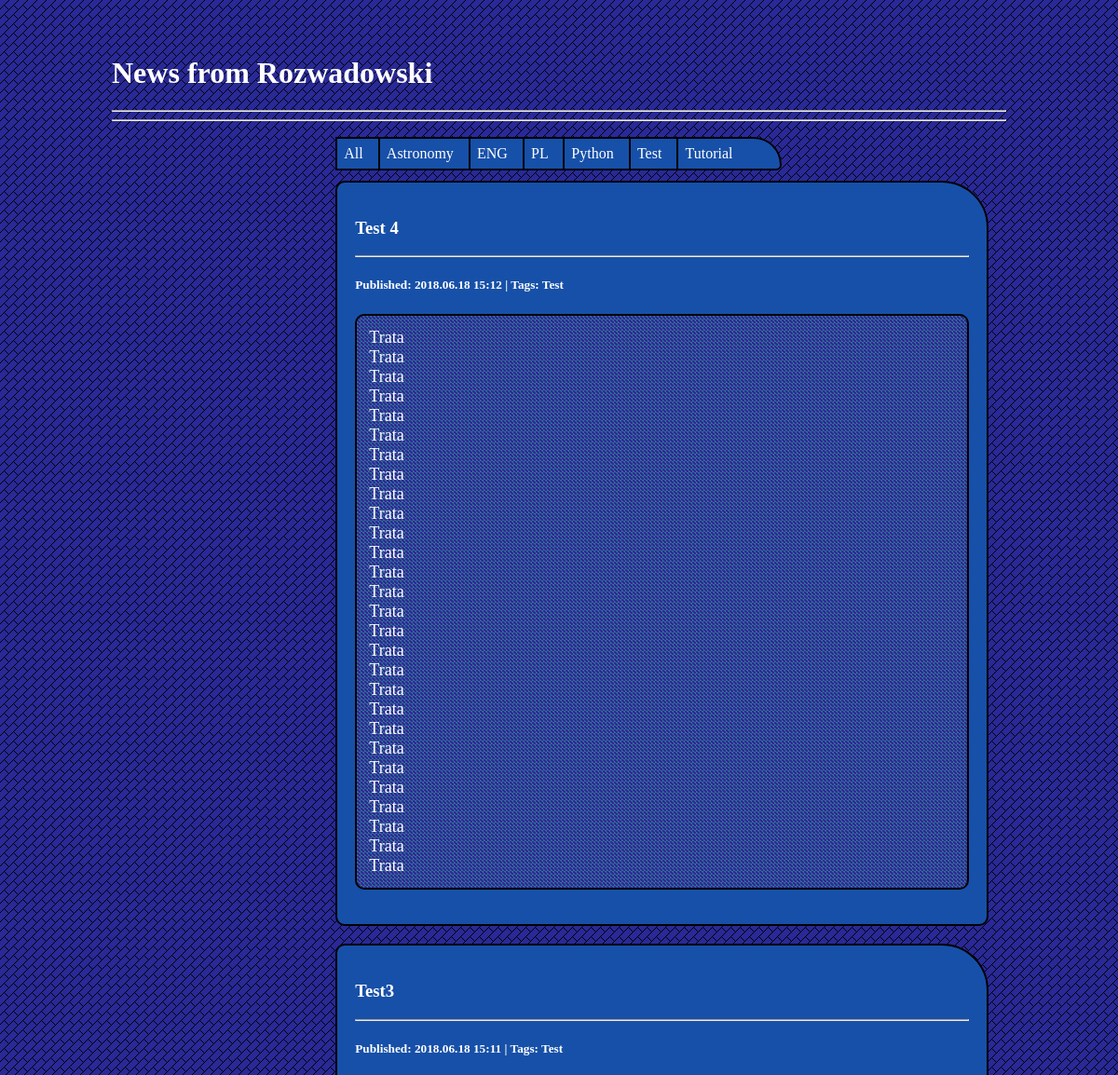
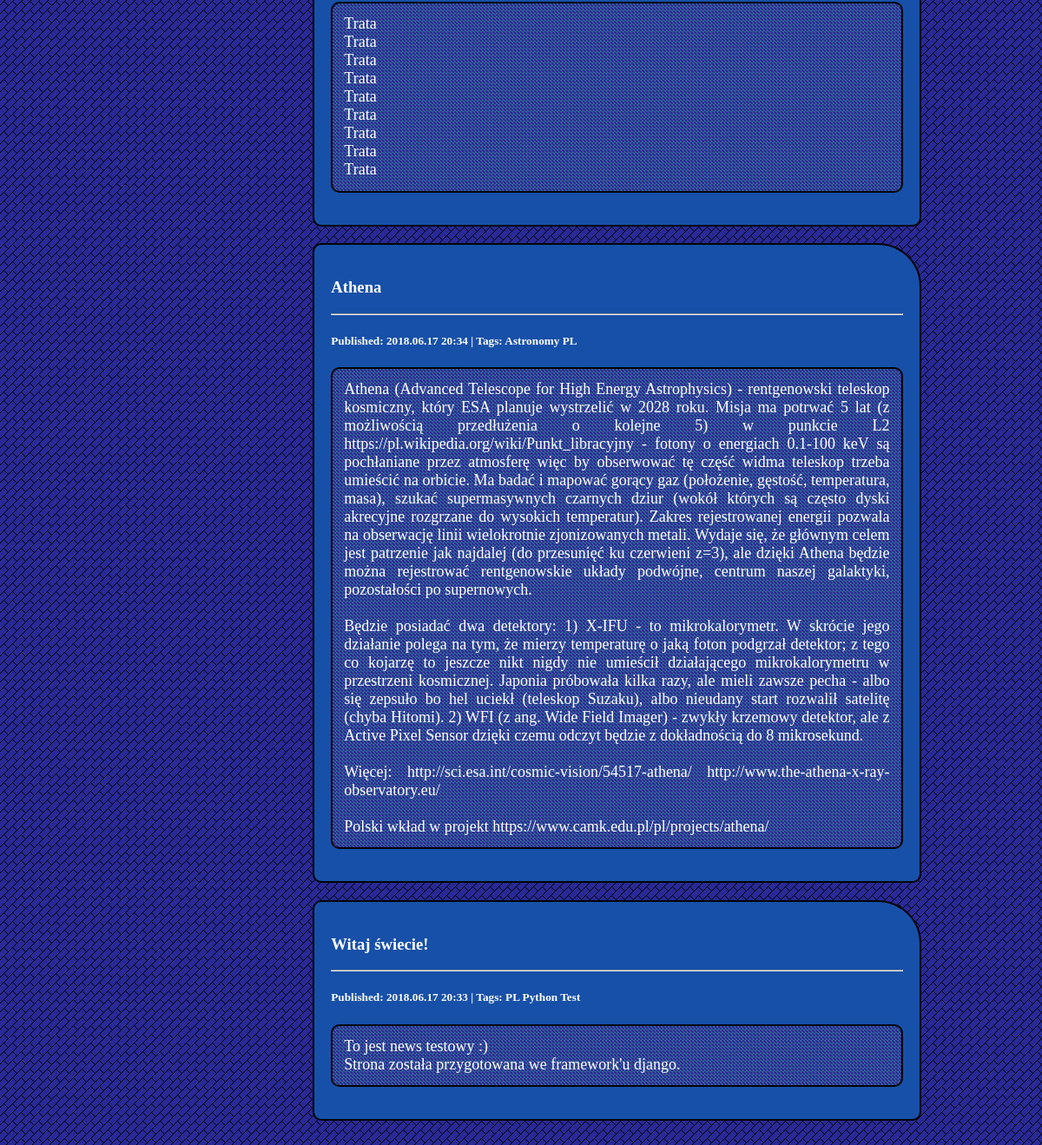
The page / on the database its author committed (2 pictures, top to bottom).
### news/models.py (models this page shows, shortened)
class Category(models.Model):
	name = models.CharField('Nazwa kategorii', max_length=255)
	slug = models.SlugField('Odnośnik', max_length=255, unique=True)
	icon = models.ImageField('Ikonka Kategorii', upload_to='icons', blank=True)
	class Meta:
		verbose_name = "Kategoria"
		verbose_name_plural = "Kategorie"
	def __str__(self):
		return str(self.name)

class News(models.Model):
    title = models.CharField('Tytuł', max_length=255)
    slug = models.SlugField('Odnośnik', max_length=255, unique=True)
    text = models.TextField(verbose_name='Treść')
    posted_date = models.DateTimeField('Data dodania', auto_now_add=False)
    tag = models.ManyToManyField(Category, verbose_name='Kategorie')
    pic = models.ImageField('Obrazek', upload_to='media', blank=True)
    pic_caption = models.CharField(default='Podpis obrazka', max_length=255)
    class Meta:
        verbose_name = "Wiadomość"
        verbose_name_plural = "Wiadomości"
    def __str__(self):
        return str(self.title)

### news/views.py (the view)
# urls.py: url('', views.index),
def index(request):
    news = News.objects.all().order_by('-posted_date',)
    tags = Category.objects.all().order_by('name',)
    tag = []
    for n in news:
        tmp = []
        for i in News.objects.get(title=str(n)).tag.all().order_by('name',):
            tmp.append(str(i))
        tag.append(tmp)
    return render_to_response('index.html',
            {'news': news,'tags': tags,'tag': tag},
            RequestContext(request))

### news/templates/index.html (shortened to what this page needs)
<!DOCTYPE HTML>
<html lang="pl">
	<head>
		{% load static %}
		<link rel="stylesheet" type="text/css" href="{% static 'news/style.css' %}" />
	</head>
	<body>
		<h1>News from Rozwadowski </h1>
		<hr><hr>
		<br>
		<div id="tags">
			<span id="tag"> All </span>
			{% for entry in tags %}
				<span id="tag"> {{ entry.name|safe }} </span>
			{% endfor  %}
		</div>
			{% for entry in news %}
				<div id="post">
					<h3> {{ entry.title }}</h3>
					<hr>
					<h5> Published: {{ entry.posted_date|date:"Y.m.d H:i" }} | Tags:
						{% for t in tag %}
							{% ifequal forloop.counter0 forloop.parentloop.counter0 %}
								{% for tt in t %}
									{{ tt }}
								{% endfor %}
							{% endifequal %}
						{% endfor %}</h5>
					<p> {{ entry.text|safe }} </p>
				</div>
			{% endfor  %}
	</body>
</html>

### news/static/news/style.css (style rules this page uses)
body { background-color: #000000; color: white; background-image: url("background.png"); background-attachment: fixed; margin-top: 5%; margin-right: 10%; margin-bottom: 10%; margin-left: 10%; }
p { background-color: #26C10A; background-image: url("pbackground.png"); border:2px solid black; font-size: 18px; color: black font-family: arial, sans-serif; text-align: justify; padding: 2% 2% 2% 2%; border-top-right-radius: 10px; border-top-left-radius: 10px; border-bottom-left-radius: 10px; border-bottom-right-radius: 10px; }
#post { background-color: #1750A8; margin-top: 2%; margin-right: 2%; margin-bottom: 2%; margin-left: 25%; padding: 2% 2% 2% 2%; border-top-right-radius: 50px; border-top-left-radius: 10px; border-bottom-left-radius: 10px; border-bottom-right-radius: 10px; border:2px solid black; }
#tags { margin-top: 0%; margin-right: 0%; margin-left: 25%; margin-bottom: 0%; padding: 0% 0% 0% 0%; }
#tag { background-color: #1750A8; margin-top: 0%; margin-right: -40px; margin-bottom: 0%; padding: 1% 50px 1% 1%; border-top-right-radius: 50px; border-bottom-right-radius: 10px; border:2px solid black; }

### rows shown on the page
Category: name "Astronomy", t "Astronomy"
Category: name "ENG"
Category: name "PL", t "PL" "PL"
Category: name "Python", t "Python"
Category: name "Test", t "Test" "Test" "Test"
Category: name "Tutorial"
News: title "Test 4", posted_date "2018.06.18 15:12", text "Trata Trata Trata Trata Trata Trata Trata Trata Trata Trata Trata Trata Trata Trata Trata Trata Trata Trata Trata Trata Trata Trata Trata Trata Trata Trata Trata Trata"
News: title "Test3", posted_date "2018.06.18 15:11", text "Trata Trata Trata Trata Trata Trata Trata Trata Trata"
News: title "Athena", posted_date "2018.06.17 20:34", text "Athena (Advanced Telescope for High Energy Astrophysics) - rentgenowski teleskop kosmiczny, który ESA planuje wystrzelić w 2028 roku. Misja ma potrwać 5 lat (z możliwością przedłużenia o kolejne 5) w punkcie L2 https://pl.wikipedia.org/wiki/Punkt_libracyjny - fotony o energiach 0.1-100 keV są pochłaniane przez atmosferę więc by obserwować tę część widma teleskop trzeba umieścić na orbicie. Ma badać i mapować gorący gaz (położenie, gęstość, temperatura, masa), szukać supermasywnych czarnych dziur (wokół których są często dyski akrecyjne rozgrzane do wysokich temperatur). Zakres rejestrowanej energii pozwala na obserwację linii wielokrotnie zjonizowanych metali. Wydaje się, że głównym celem…"
News: title "Witaj świecie!", posted_date "2018.06.17 20:33", text "To jest news testowy :) Strona została przygotowana we framework'u django."
